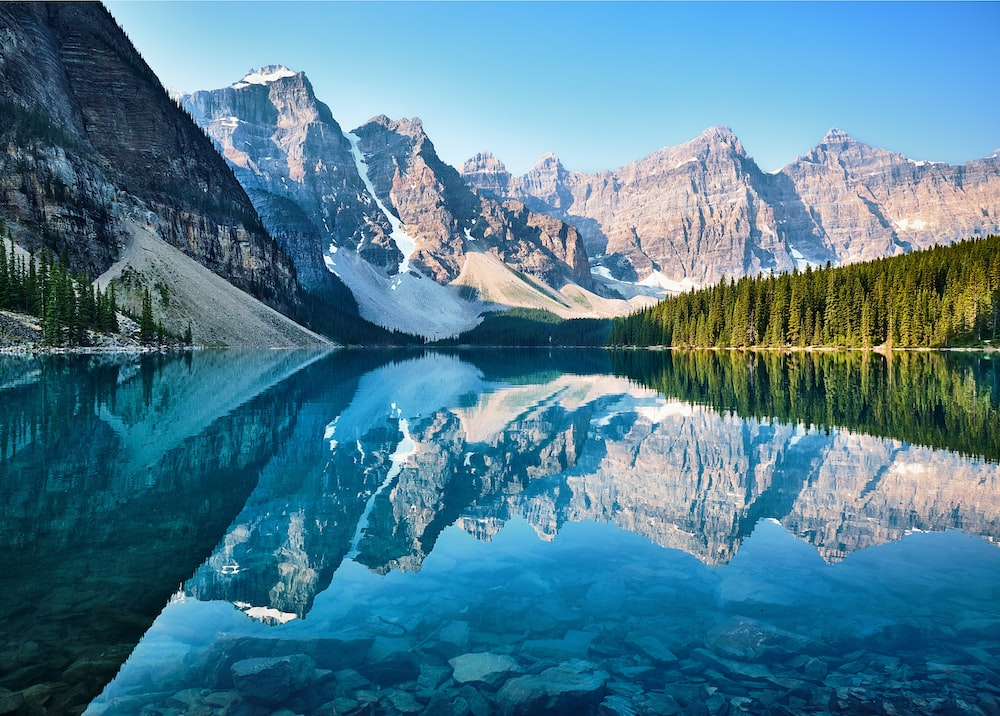
#> input picture Proyecto/paisaje.jpeg, 1000 x 716 px
$ python LecturaIMG.py
#> lines starting #> are read from the running program, lines starting #| are printed output that depends on the picture
import cv2
import numpy as np
import matplotlib.pyplot as plt
# from IPython.display import Image

#Lectura de imagenes
#Lectura en gray
imgray = cv2.imread("paisaje.jpeg", 0) #Cuando el segundo atributo está en 0, la imagen se lee en gray 1 canal 1 matriz
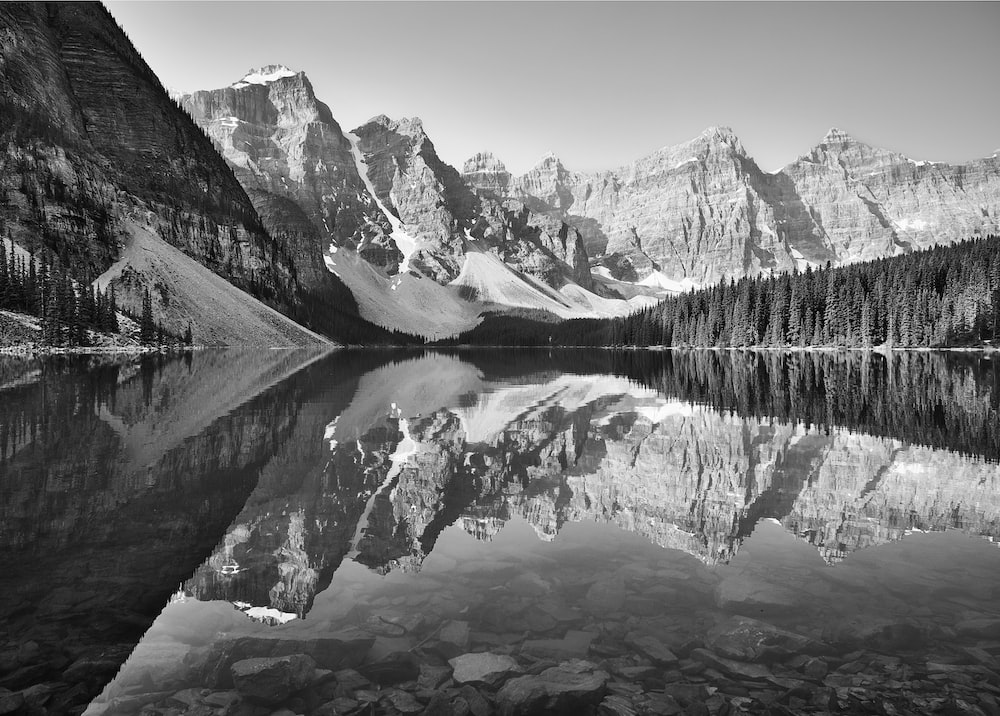
#> imgray: shape (716, 1000); min 0, max 255, mean 113.8

#Lectura en color
imgRGB = cv2.imread("paisaje.jpeg", 1) #Cuando el segundo atributo está en 1, la imagen se lee en color 3 canales 3 matriz
#> imgRGB is the input picture: shape (716, 1000, 3); mean B, G, R 146.4, 125.6, 78.2

#Lectura
img = cv2.imread("paisaje.jpeg") #Cuando no ponemos un segundo atributo, leemos 3 canales en 3 matrices

#Extraer atributos principales
tama = imgray.shape #Tamaño de la imagen
#> tama = (716, 1000)
tipo = imgray.dtype #Tipo de dato de la imagen
print("Tamaño Gray | Tipo de Dato", tama,  tipo)
#| Tamaño Gray | Tipo de Dato (716, 1000) uint8

#Extraer atributos principales
tamaRGB = imgRGB.shape #Tamaño de la imagen
#> tamaRGB = (716, 1000, 3)
tipoRGB = imgRGB.dtype #Tipo de dato de la imagen
print("Tamaño RGB | Tipo de Dato", tamaRGB,  tipoRGB)
#| Tamaño RGB | Tipo de Dato (716, 1000, 3) uint8

#Mostramos las imagenes
cv2.imshow("Gray", imgray)
cv2.imshow("RGB", imgRGB)
cv2.imshow("IMG", img)

#Correccion de color
img = cv2.cvtColor(img, cv2.COLOR_BGR2RGB)

#Mostramos nuestra imagen
plt.imshow(img)
plt.show()

#Con el teclado pasamos la imganen
#cv2.waitKey(0)
